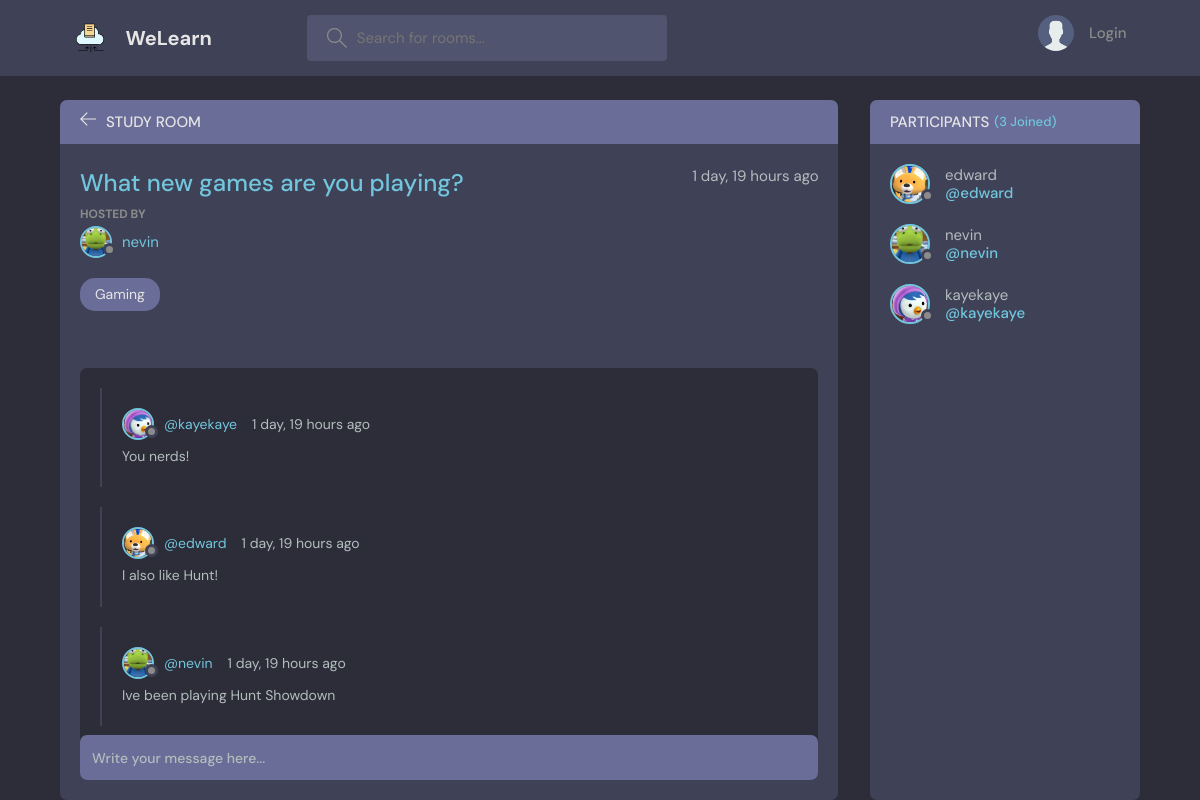
Page /room/2/ on the committed database.
### base/models.py (models this page shows, shortened)
class Room(models.Model):
    host = models.ForeignKey(User, on_delete=models.SET_NULL, null= True)
    topic = models.ForeignKey(Topic, on_delete=models.SET_NULL, null= True)
    name = models.CharField(max_length = 200)
    description = models.TextField(null=True, blank= True)
    participants = models.ManyToManyField(User, related_name='participants', blank=True)
    updated = models.DateTimeField(auto_now=True)
    created = models.DateTimeField(auto_now_add=True)
    class Meta:
        ordering = ['-updated','-created']

class User(AbstractUser):
    name = models.CharField(max_length=200, null=True)
    email = models.EmailField(null= True, unique=True)
    bio = models.TextField(null=True)
    avatar = models.ImageField(null=True, default="avatar.svg")
    USERNAME_FIELD = 'email'
    REQUIRED_FIELDS = []

class Topic(models.Model):
    name = models.CharField(max_length=100)
    def __str__(self):
        return self.name

class Message(models.Model):
    user= models.ForeignKey(User, on_delete=models.CASCADE)
    room= models.ForeignKey(Room, on_delete=models.CASCADE)
    body = models.TextField()
    updated = models.DateTimeField(auto_now=True)
    created = models.DateTimeField(auto_now_add=True)
    class Meta:
        ordering = ['-updated','-created']

### base/views.py (the view, shortened to what this page needs)
# urls.py: path('room/<str:pk>/', views.room, name="room"),
def room(request,pk):
    room = Room.objects.get(id=pk)
    room_messages = room.message_set.all()
    participants= room.participants.all()
    context = {'room': room, 'room_messages': room_messages, 'participants': participants}
    return render(request,'base/room.html',context)

### base/templates/base/room.html (shortened to what this page needs)
{% extends 'main.html' %}
{% block content %}
    <main class="profile-page layout layout--2">
      <div class="container">
        <div class="room">
          <div class="room__top">
            <div class="room__topLeft">
              <a href="{% url 'home' %}">
                <svg version="1.1" xmlns="http://www.w3.org/2000/svg" width="32" height="32" viewBox="0 0 32 32">
                  <title>arrow-left</title>
                  <path
                    d="M13.723 2.286l-13.723 13.714 13.719 13.714 1.616-1.611-10.96-10.96h27.625v-2.286h-27.625l10.965-10.965-1.616-1.607z"
                  ></path>
                </svg>
              </a>
              <h3>Study Room</h3>
            </div>
          </div>
          <div class="room__box scroll">
            <div class="room__header scroll">
              <div class="room__info">
                <h3>{{room.name}}</h3>
                <span>{{room.created|timesince}} ago</span>
              </div>
              <div class="room__hosted">
                <p>Hosted By</p>
                <a href="{% url 'user-profile' room.host.id %}" class="room__author">
                  <div class="avatar avatar--small">
                    <img src="{{room.host.avatar.url}}" />
                  </div>
                  <span>{{room.host.username}}</span>
                </a>
              </div>
              <span class="room__topics">{{room.topic}}</span>
            </div>
            <div class="room__conversation">
              <div class="threads scroll">
                {% for message in room_messages %}
                <div class="thread">
                  <div class="thread__top">
                    <div class="thread__author">
                      <a href="{% url 'user-profile' message.user.id %}" class="thread__authorInfo">
                        <div class="avatar avatar--small">
                          <img src="{{message.user.avatar.url}}" />
                        </div>
                        <span>@{{message.user.username}}</span>
                      </a>
                      <span class="thread__date">{{message.created|timesince}} ago</span>
                    </div>
                </div>
                  <div class="thread__details">
                    {{message.body}}
                  </div>
                </div>
                {% endfor %}
              </div>
            </div>
          </div>
          <div class="room__message">
            <form action="" method="POST">
            <input name="body" placeholder="Write your message here..." />
            </form>
          </div>
        </div>
        <div class="participants">
          <h3 class="participants__top">Participants <span>({{participants.count}} Joined)</span></h3>
          <div class="participants__list scroll">
              {% for user in participants %}
            <a href="{% url 'user-profile' user.id %}" class="participant">
              <div class="avatar avatar--medium">
                <img src="{{user.avatar.url}}" />
              </div>
              <p>
                {{user.username}}
                <span>@{{user.username}}</span>
              </p>
            </a>
            {% endfor %}
          </div>
        </div>
      </div>
    </main>
    {% endblock content %}

### rows in the picture
Room: name "What new games are you playing?", created "1 day, 19 hours", host.avatar (picture), host.username "nevin", topic "Gaming"
Message: user.avatar (picture), user.username "kayekaye", created "1 day, 19 hours", body "You nerds!"
Message: user.avatar (picture), user.username "edward", created "1 day, 19 hours", body "I also like Hunt!"
Message: user.avatar (picture), user.username "nevin", created "1 day, 19 hours", body "Ive been playing Hunt Showdown"
User: avatar (picture), username "edward"
User: avatar (picture), username "nevin"
User: avatar (picture), username "kayekaye"

### other values in the picture
{{ participants.count }} "3"
